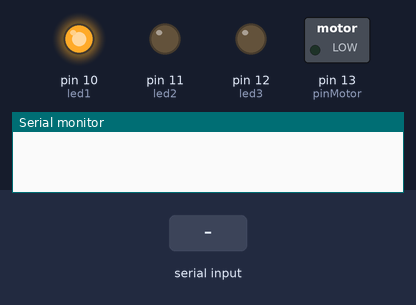
Simulated run of this sketch. Board: Arduino Uno, built with avr-gcc and run on an emulated ATmega328P. Parts: switched loads named in the sketch (green lamp = pin HIGH), output pins drawn as LEDs (lit = HIGH), the last lines printed to the serial monitor. Inputs (shaded band) come from the test bench.

Above: at 1.2 s.
1.3 s: "2" received over Serial
At 2.1 s:
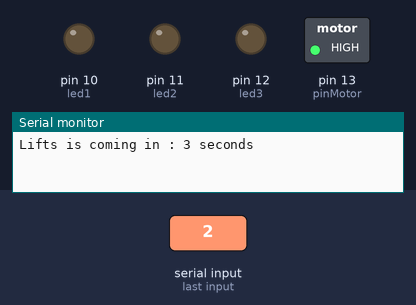
2.8 s: "1" received over Serial
At 5.5 s:
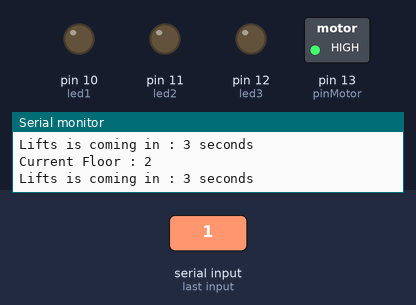
5.8 s: "3" received over Serial
At 13.6 s:
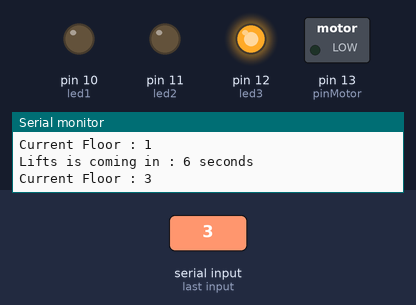
Timing chart, 0 to 14.8 s (numbered marks = the images above; inputs shaded):
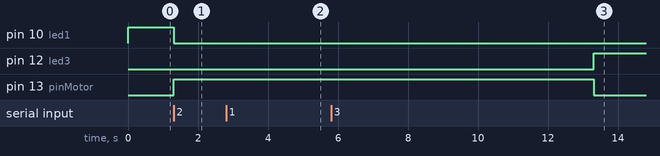

Measured:
- after the input at 1.3 s, pin 10 (led1): HIGH → LOW at once; pin 13 (pinMotor): LOW → HIGH at once
- after the input at 2.8 s, pin 11 (led2): stays LOW (without the input it goes to HIGH after 1.5 s); pin 13 (pinMotor): stays HIGH (without the input it goes to LOW after 1.5 s)
- after the input at 5.8 s, pin 10 (led1): stays LOW (without the input it goes to HIGH after 1.5 s); pin 12 (led3): LOW → HIGH after 7.5 s; pin 13 (pinMotor): HIGH → LOW after 7.5 s instead of 1.5 s

The sketch:

montecharges.ino
```cpp
int button; //Keyboard for now
int currentFloor=1; //Floor where the lift is
int Floor; //Floor where the lift goes
int pinMotor = 13; //The motor symbolize the lift's action
//LEDS shows on which floor the lift is
int led3 = 12;
int led2 = 11;
int led1 = 10;

void setup() {
//Initialization
  Serial.begin(9600);
//Definition of digital outputs
  pinMode(pinMotor, OUTPUT); //Motor
  pinMode(led3, OUTPUT); //LED3
  pinMode(led2, OUTPUT); //LED2
  pinMode(led1, OUTPUT); //LED1
//Initialization of digital outputs status
  digitalWrite(pinMotor, LOW);
  digitalWrite(led3, LOW);
  digitalWrite(led2, LOW);
  digitalWrite(led1, HIGH); //At the beginning, the lift is on the first floor
}

void loop() {
  //We want to drive the motor according to the floor on which the lift was called
  //We need to read the key which was pressed
  //The action of the motor depends on the current floor and the destination floor
  if(Serial.available()>0){ //If we can read the keyboard
    button = Serial.read(); //Save the key to compare it
    if(button=='1'){//The lift must go on the first floor
      Floor = 1;
      setLedsOff(); //Lift is moving
      setAscend(Floor,currentFloor); //Drive the motor
      currentFloor = Floor; //Actualize the currentfloor
      Serial.println(currentFloor); //Advise user
      digitalWrite(led1, HIGH); //Switch on the LED
    }else if (button=='2'){//The lift must go on the second floor
      Floor = 2;
      setLedsOff();
      setAscend(Floor,currentFloor);
      currentFloor = Floor;
      Serial.println(currentFloor);
      digitalWrite(led2, HIGH);
    }else if (button=='3'){//The lift must go on the third floor
      Floor = 3;
      setLedsOff();
      setAscend(Floor,currentFloor);
      currentFloor = Floor;
      Serial.println(currentFloor);
      digitalWrite(led3, HIGH);
    }
  }
}

//Function to drive the motor according to the lift's action
void setAscend(int Floor, int currentFloor){
   /*The delay during the motor rotate correspond to the level difference
    * between the current floor and the destination floor.
    * We admit the lift take 3 seconds to climb one level
    */
   int wait = abs(currentFloor-Floor);
   wait*=3;//conversion of waiting time in seconds
   Serial.print("Lifts is coming in : "); //Advertise user
   Serial.print(wait);
   Serial.println(" seconds");
   wait*=1000; //conversion in ms to be used by the function
   digitalWrite(pinMotor, HIGH); //Motor on
   delay(wait);
   digitalWrite(pinMotor, LOW); //Motor off
   Serial.print("Current Floor : "); //Advertise user
}

//Switch off the LEDs when the lift is moving
void setLedsOff(){
   digitalWrite(led1, LOW);
   digitalWrite(led2, LOW);
   digitalWrite(led3, LOW);
}
```
